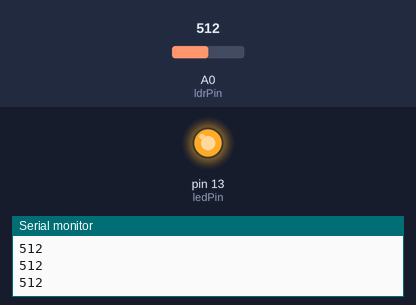
A sketch run on a simulated Arduino Uno, built with avr-gcc and run on an emulated ATmega328P. Shown: output pins drawn as LEDs (lit = HIGH), the last lines printed to the serial monitor. The inputs (shaded band) are chosen by the test bench; at power-on: A0 (ldrPin) = 512.

Above: at 1.2 s.
1.3 s: A0 (ldrPin) set to 28
2.8 s: A0 (ldrPin) set to 24
At 3.2 s:
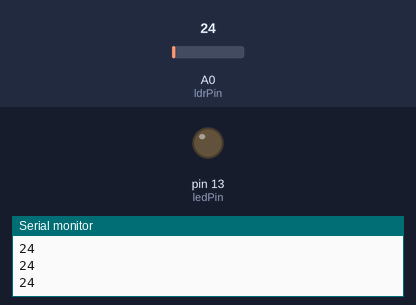
4.3 s: A0 (ldrPin) set to 122
At 4.7 s:
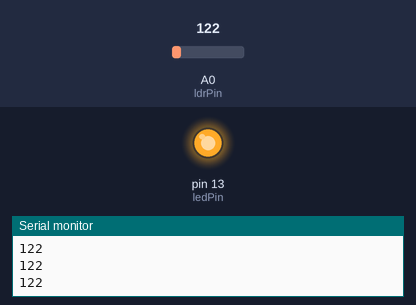
5.8 s: A0 (ldrPin) set to 15
At 7.1 s:
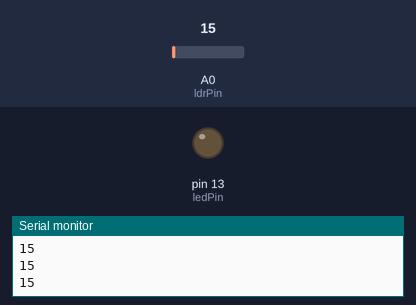
Timing chart, 0 to 8.3 s (numbered marks = the images above; inputs shaded):
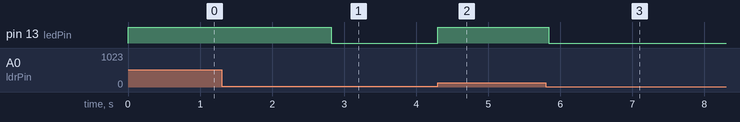

Measured:
- the behaviour switches between 26 and 25 on A0 (ldrPin) (found by bisection; images 0 and 1)
- after the input at 2.8 s, pin 13 (ledPin): HIGH → LOW at once
- after the input at 4.3 s, pin 13 (ledPin): LOW → HIGH at once
- after the input at 5.8 s, pin 13 (ledPin): HIGH → LOW at once

The sketch:

read_ldr.ino
```cpp
const int ledPin = LED_BUILTIN;
const int ldrPin = A0;
const int interpolationDegree = 10;
int ldrValueHistory[interpolationDegree];
int normalisedLdrValue;

void setup() {
  // put your setup code here, to run once:
  Serial.begin(9600);
  pinMode(ledPin, OUTPUT);
  pinMode(ldrPin, INPUT);
}

void loop() {
  normalisedLdrValue = readInterpolatedLdrVal();

  // LED Control
  if (normalisedLdrValue > 25) {
    digitalWrite(ledPin, HIGH);
  } else {
    digitalWrite(ledPin, LOW);
  }

  // Output
  Serial.println(normalisedLdrValue);

  // Delay For Stability
  delay(1);
}

int readInterpolatedLdrVal() {
  int ldrValue;
  int ldrHistorySum;

  // Read LDR Voltage
  ldrValue = analogRead(ldrPin);

  // Shift History Values By 1 To Make Space For New Value
  for (int i = interpolationDegree - 1; i > 0; i--) {
    ldrValueHistory[i] = ldrValueHistory[i-1];
  }

  // Write In New Value To The History
  ldrValueHistory[0] = ldrValue;

  // Smoothen The Wavy Line
  if (ldrValueHistory[interpolationDegree - 1] != 0) {
    ldrHistorySum = 0;
    for (int i = 0; i < interpolationDegree; i++) {
      ldrHistorySum += ldrValueHistory[i];
    }
    normalisedLdrValue = ldrHistorySum / interpolationDegree;
  } else {
    // If There's Not Enough Data To Average The Value, Just Return The Read Value
    normalisedLdrValue = ldrValue;
  }

  return normalisedLdrValue;
}
```
